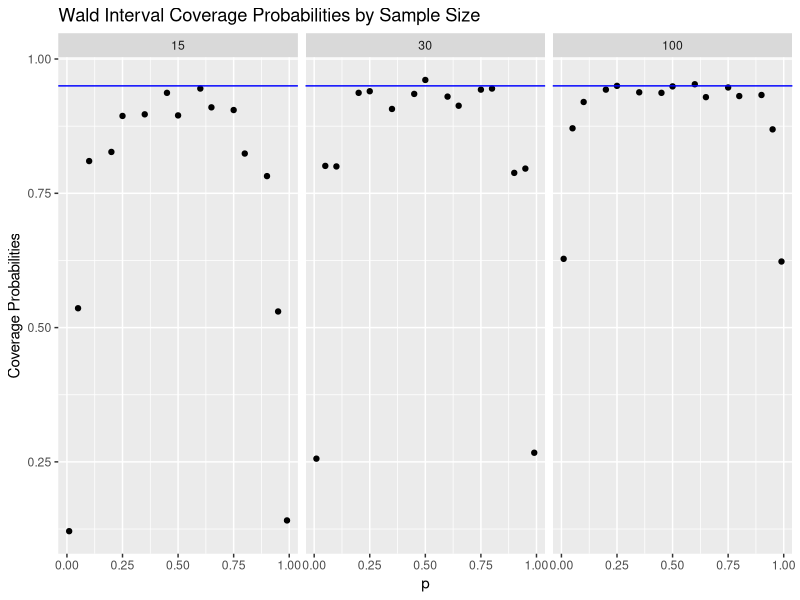
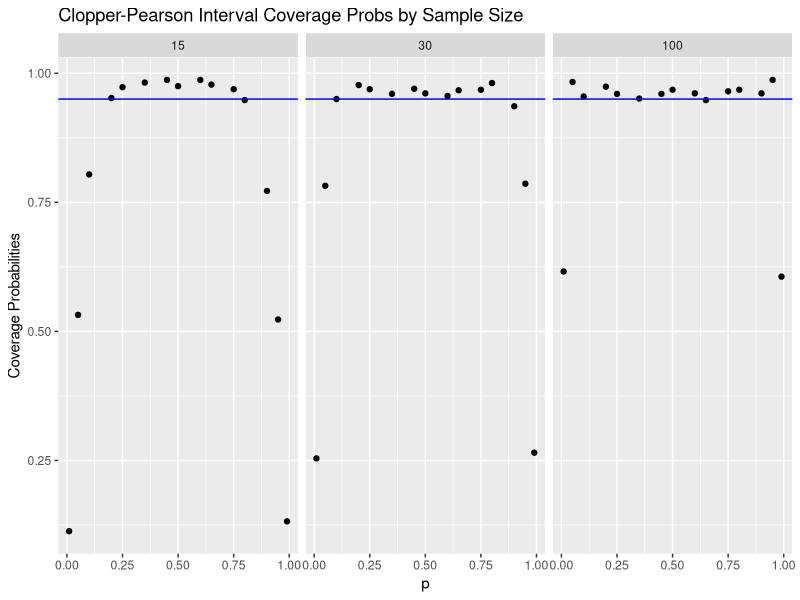
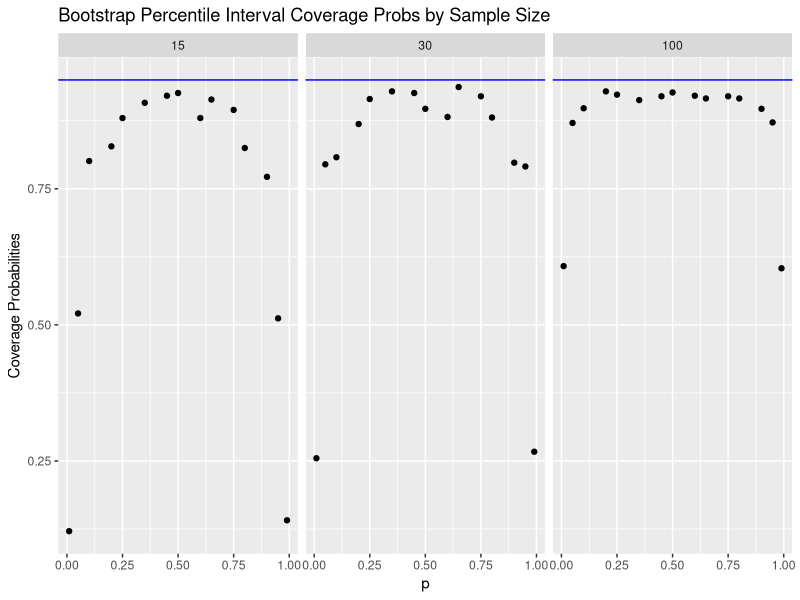
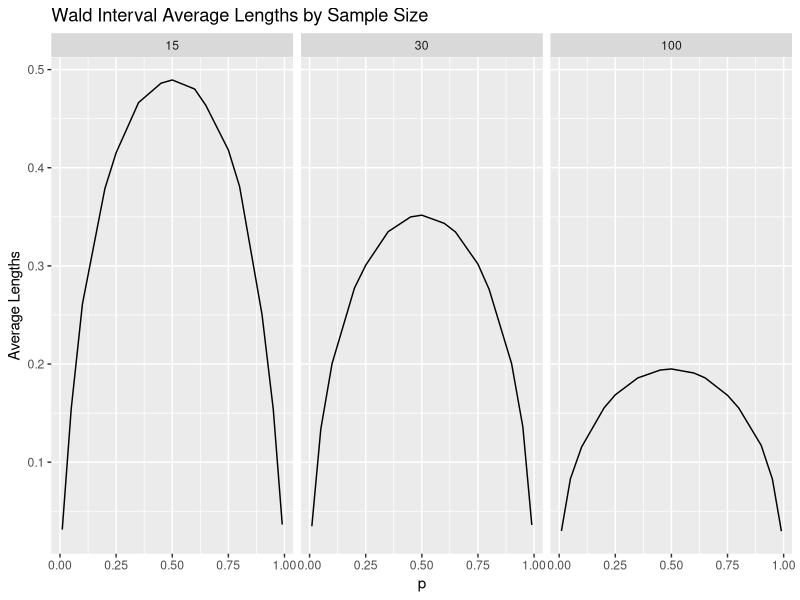
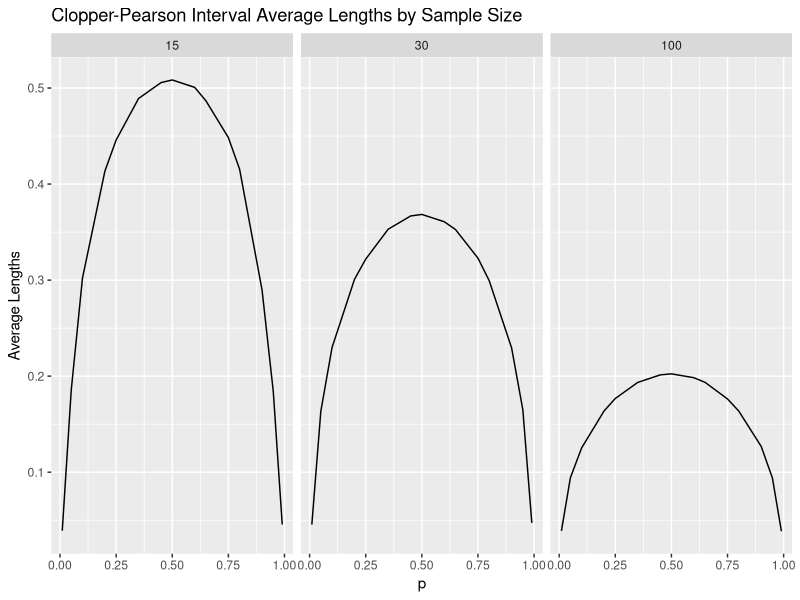
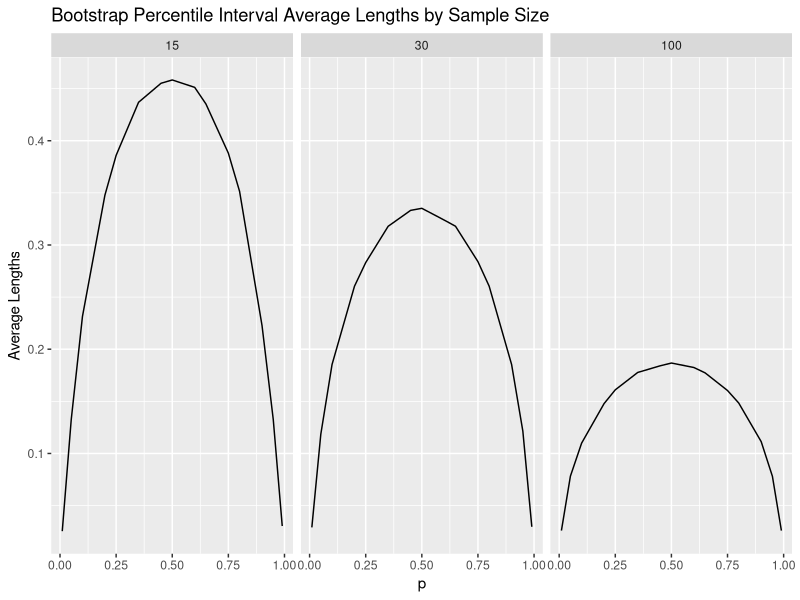

R code for these plots, in order:
## ---- chunk 1
#Create a Wald Interval function. 
#Let the default for alpha be 0.05.
wald_int <- function(y, n, alpha = 0.05){
  #Generate the lower and upper endpoints using sample proportion,
  #critical value from standard normal distribution, and estimated standard
  #error.
  c(y/n -qnorm(1-alpha/2)*sqrt(((y/n)*(1-y/n))/n),
    y/n +qnorm(1-alpha/2)*sqrt(((y/n)*(1-y/n))/n))
}
## ---- chunk 2
#Create a Clopper-Pearson Interval function. 
#Let the default for alpha be 0.05.
CP_int <- function(y, n, alpha = 0.05){
  #Consider cases where y =0 or n and assign intervals.
  if(y==0){
    return(c(0,0))
  }
  else if(y==n){
    return(c(1,1))
  }
  #If y does not equal 0 or n, generate Clopper-Pearson interval based on F distribution.
  else{
  c((1 + (n-y+1)/(y*qf(alpha/2,2*y, 2*(n-y+1))))^-1,
    (1 + (n-y)/((y+1)*qf(1-alpha/2, 2*(y+1), 2*(n-y))))^-1)
  }
}
## ---- chunk 3
#Create a bootstrap interval function. 
#Let the default for alpha be 0.05.
bootstrap_int <- function(y, n, alpha =0.05){
  #Calculate the sample proportion.
  phat <- y/n
  
  #Get 100 resamples of size n and compute the sample proportion for each.
  boot_estimates <- replicate(100,{
    boot_sample <- rbinom(1, size = n, prob = phat)
    boot_phat <- boot_sample/n
  })
  #Return the 2.5th quantile and 97.5th quantile of bootstrap distribution.
return(c(quantile(boot_estimates, 0.025), quantile(boot_estimates, 0.975)))
}
## ---- chunk 4
#Set the seed for reproducibility.
set.seed(200)
#Create a vector of sample sizes.
sample_sizes <- c(15, 30, 100)
#Create a vector of 15 values of p ranging from 0.01 to 0.99.
p <- c(0.01, 0.05, 0.10, 0.20, 0.25, 0.35, 0.45, 0.5, 0.6, 
       0.65, 0.75, 0.8, 0.9, 0.95, 0.99)

#Initalize lists to store each data frame of CIs.
wald_confidence_int <- list()
cp_confidence_int <- list()
boot_percentile_confidence_int <- list()

#Iterate through all sample sizes.
for(size in sample_sizes){
  #Iterate through all probabilities.
  for(prob in p){
  #Intialize data frames to store the confidence intervals.
   wald_CIs <- data.frame(lower=numeric(1000), upper=numeric(1000))
   cp_CIs <- data.frame(lower=numeric(1000), upper=numeric(1000))
   boot_CIs <- data.frame(lower=numeric(1000), upper=numeric(1000))
  
   #Generate the random data based on n and p.
   data <- rbinom(n=1000, size, prob)
#Get 1000 samples.
for(i in 1:1000){
  y<-data[i]
  
  #Apply the wald_int function and store the lower & upper endpoint.
  wald_interval <- wald_int(y, size)
  
  wald_CIs$lower[i] <- wald_interval[1]
  wald_CIs$upper[i] <- wald_interval[2]
  
  #Apply the CP_int function and store the lower & upper endpoint.
  cp_interval <- CP_int(y, size)
  
  cp_CIs$lower[i] <- cp_interval[1]
  cp_CIs$upper[i] <- cp_interval[2]
  
  #Apply the bootstrap_int function and store the lower & upper endpoint.
  boot_interval <- bootstrap_int(y, size)
  
  boot_CIs$lower[i] <- boot_interval[1]
  boot_CIs$upper[i] <- boot_interval[2]
  
}
  #Store each data frame in the list with names.
  wald_confidence_int[[paste0("Wald", "size_", size, "prob_", prob)]] <- wald_CIs
  cp_confidence_int[[paste0("Clopper-Pearson", "size_", size, "prob_", prob)]] <- cp_CIs
  boot_percentile_confidence_int[[paste0("Bootstrap Percentile", "size_", size,
                                         "prob_", prob)]] <- boot_CIs
  }
}

## ---- chunk 5
#Initialize a lengths numeric vector to hold average lengths of size 45.
wald_lengths <- numeric(45)
cp_lengths <- numeric(45)
boot_lengths <- numeric(45)

#Use a for loop to calculate the average lengths for each set of 1000 intervals. 
for(i in 1:45){
  wald_lengths[i] <- mean(wald_confidence_int[[i]]$upper - wald_confidence_int[[i]]$lower)
  cp_lengths[i] <- mean(cp_confidence_int[[i]]$upper - cp_confidence_int[[i]]$lower)
  boot_lengths[i] <- mean(boot_percentile_confidence_int[[i]]$upper - boot_percentile_confidence_int[[i]]$lower)
}

#Initialize numeric vectors of size 45 to hold standard errors.
wald_se <- numeric(45)
cp_se <- numeric(45)
boot_se <- numeric(45)

#Use a for loop to calculate the standard errors of average lengths
#for each set of 1000 intervals.
for(i in 1:45){
  wald_se[i] <- sd((wald_confidence_int[[i]]$upper -
                      wald_confidence_int[[i]]$lower))
  cp_se[i] <- sd((cp_confidence_int[[i]]$upper - 
                    cp_confidence_int[[i]]$lower))
  boot_se[i] <- sd((boot_percentile_confidence_int[[i]]$upper -
                      boot_percentile_confidence_int[[i]]$lower))
}

#Create a vector that contains the probabilities 3 times.
repeated_p <- rep(p, 3)

#Initialize a numeric vector of length 45 to hold the coverage probabilities.
wald_coverage_probabilities <- numeric(45)
cp_coverage_probabilities <- numeric(45)
boot_coverage_probabilities <- numeric(45)


#Use a for loop to calculate the coverage probability (% containing true p) for each set of 1000 intervals.
for (i in 1:45) {
  wald_coverage_probabilities[i] <- 
    mean(wald_confidence_int[[i]]$upper > repeated_p[i] &
           wald_confidence_int[[i]]$lower < repeated_p[i])
  
  cp_coverage_probabilities[i] <- 
    mean(cp_confidence_int[[i]]$upper > repeated_p[i] &
           cp_confidence_int[[i]]$lower < repeated_p[i])
  
  boot_coverage_probabilities[i] <-
    mean(boot_percentile_confidence_int[[i]]$upper > repeated_p[i] &
           boot_percentile_confidence_int[[i]]$lower < repeated_p[i])
}



#Initialize numeric vectors to store the percentage of intervals missing low.
wald_miss_low <- numeric(45)
cp_miss_low <- numeric(45)
boot_miss_low <- numeric(45)

#Find the percentage where the true p is above the interval. 
for (i in 1:45) {
  wald_miss_low[i] <- mean(wald_confidence_int[[i]]$upper < repeated_p[i])
  cp_miss_low[i] <- mean(cp_confidence_int[[i]]$upper < repeated_p[i])
  boot_miss_low[i] <- mean(boot_percentile_confidence_int[[i]]$upper < repeated_p[i])
}

#Initalize numeric vectors to store the percentage of intervals missing high.
wald_miss_high <- numeric(45)
cp_miss_high <- numeric(45)
boot_miss_high <- numeric(45)

#Find the percentage where the true p is below the interval.
for (i in 1:45) {
  wald_miss_high[i] <- mean(wald_confidence_int[[i]]$lower > repeated_p[i])
  cp_miss_high[i] <- mean(cp_confidence_int[[i]]$lower > repeated_p[i])
  boot_miss_high[i] <- mean(boot_percentile_confidence_int[[i]]$lower > repeated_p[i])
}


#Create a data frame to hold information about the Wald Interval. 

#Create a vector of the values of n.
n_values <- c(rep(15,15), rep(30, 15), rep(100,15))
#Use the repeated p values created above.
repeated_p <- rep(p, 3)

#Store the n, p, lengths, coverage probabilities, and % missing above and below.
wald_summary <- data.frame(n = n_values, 
                           p = repeated_p, 
                           avg_int_lengths = wald_lengths,
                           st_errors = wald_se,
                           coverage_probs = wald_coverage_probabilities,
                           miss_low = wald_miss_low, 
                           miss_high = wald_miss_high)

head(wald_summary)

cp_summary <- data.frame(n = n_values, 
                         p = repeated_p, 
                         avg_int_lengths = cp_lengths, 
                         st_errors = cp_se,
                         coverage_probs = cp_coverage_probabilities, 
                         miss_low = cp_miss_low, 
                         miss_high = cp_miss_high)

boot_summary <- data.frame(n = n_values, 
                           p = repeated_p, 
                           avg_int_lengths = boot_lengths, 
                           st_errors = boot_se,
                           coverage_probs = boot_coverage_probabilities,
                           miss_low = boot_miss_low, 
                           miss_high = boot_miss_high)
## ---- chunk 6
#Read in ggplot2 to make plots.
library(ggplot2)
## ---- chunk 7
ggplot(wald_summary, aes(x=p, y=wald_coverage_probabilities)) +
  #Use point graph to make easier to see differences.
  geom_point()+
  #Facet wrap over sample size to compare plots for different sample sizes.
  facet_wrap(~n) + 
  #Add title for overall plot and y axis.
  labs(title = "Wald Interval Coverage Probabilities by Sample Size",
       y = "Coverage Probabilities") +
  #Add a line at the idea convergence probability for clarity.
  geom_hline(yintercept = 0.95, color = "blue")
## ---- chunk 8
ggplot(cp_summary, aes(x=p, y=cp_coverage_probabilities)) +
  #Use point graph to make easier to see differences.
  geom_point()+
  #Facet wrap over sample size to compare plots for different sample sizes.
  facet_wrap(~n) + 
  #Add title for overall plot and y axis.
  labs(title = "Clopper-Pearson Interval Coverage Probs by Sample Size",
       y = "Coverage Probabilities") +
  #Add a line at the idea convergence probability for clarity.
  geom_hline(yintercept = 0.95, color = "blue")
## ---- chunk 9
#Bootstrap Percentile Coverage Probability Plot
ggplot(boot_summary, aes(x=p, y=boot_coverage_probabilities)) +
  #Use point graph to make easier to see differences.
  geom_point()+
  #Facet wrap over sample size to compare plots for different sample sizes.
  facet_wrap(~n) + 
  #Add title for overall plot and y axis.
  labs(title = "Bootstrap Percentile Interval Coverage Probs by Sample Size",
       y = "Coverage Probabilities") +
  #Add a line at the idea convergence probability for clarity.
  geom_hline(yintercept = 0.95, color = "blue")
## ---- chunk 10
ggplot(wald_summary, aes(x=p, y=wald_lengths)) +
  geom_line()+
  facet_wrap(~n) + 
  labs(title = "Wald Interval Average Lengths by Sample Size",
       y = "Average Lengths")
## ---- chunk 11
#Clopper-Pearson Average Lengths Plot
ggplot(cp_summary, aes(x=p, y=cp_lengths)) +
  geom_line()+
  facet_wrap(~n) + 
  labs(title = "Clopper-Pearson Interval Average Lengths by Sample Size",
       y = "Average Lengths")
## ---- chunk 12
#Bootstrap Percentile Interval Average Lengths Plot
ggplot(boot_summary, aes(x=p, y=boot_lengths)) +
  geom_line()+
  facet_wrap(~n) + 
  labs(title = "Bootstrap Percentile Interval Average Lengths by Sample Size",
       y = "Average Lengths")
